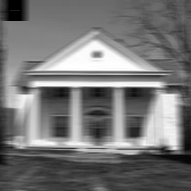
%> input picture Multi_Implementations/Images/house.tif, 191 x 191 px
$ octave Main.m   (GNU Octave 9; MATLAB toolbox functions it lacks are replaced by stand-ins)
%> lines starting %> are read from the running program, lines starting %| are printed output that depends on the picture; in (x1, y1, x2, y2) boxes, pixels count from 0 and x2, y2 are one past the last pixel; in counts of white or black regions, pixels touching at a corner belong together; the program's own positions count from 1
### Multi_Implementations/src/cleanImageMedian.m
function cleanIm = cleanImageMedian(im,radius)
%%  Inputs: im - grayscale image, radius - radius around the pixel [squere] to make the median calculation
%%  Outputs: cleanIm - image that cleaned using median technique
    [r,c] = size(im);
    cleanIm = zeros(r,c);
    for i = 1:r
        for j = 1:c
            isextending = 0; % if isextending == 1 -> there is some exceeding -> put 0 as the pixel value
            kiMore = (i+radius);
            kiLess = (i-radius);
            if le(kiLess,0) || gt(kiMore,r)
                isextending = 1;
                kiMore = r;
                kiLess = 1;
            end
            kjMore = (j+radius);
            kjLess = (j-radius);
            if le(kjLess,0) || gt(kjMore,c)
                isextending = 1;
                kjMore = c;
                kjLess = 1;
            end

            vecX = kiLess:kiMore;
            vecY = kjLess:kjMore;

            if eq(isextending,1)
                cleanIm(i,j) = im(i,j);
            else
                subIm = im(vecX,vecY);
                subIm = subIm(:); % take sub-matrix using radius size from im
                cleanIm(i,j) = median(subIm);
            end
        end
    end
end

### Multi_Implementations/src/Main.m
%Main Script
%Developer: Itay Guy
%-----------------------------------------------START-HOUSE-MOTION-BLURRING-----------------------------------------------
disp("------------------------------------START-SCRIPT----------------------------------------------");
disp('----------------------------------------HOUSE-------------------------------------------------');
house = imread('house.tif');
%> house is the input picture: size 191x191 uint8; min 0, max 255, mean 117.5
[r,c] = size(house);
%> r = 191; c = 191
mask = zeros([r,c]);
gaussian_size = 10;
%gaussian mask -> x axis style -> builder:
mask(1,1:gaussian_size) = 1/gaussian_size; %mask
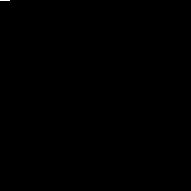
%> mask: size 191x191 double; values 0 (black) and 0.1 (white), 0.03% white in thin lines or dots, all inside (x1, y1, x2, y2) = (0, 0, 10, 1)
fft_mask = fft2(mask);
fft_house = fft2(house);
f = ifft2(fft_house./fft_mask); %inverse method
figure('Name','Image 1: House motion blurring','NumberTitle','off');
subplot(1,2,1);
imshow(uint8(house));
title('Original Image');
subplot(1,2,2);
imshow(uint8(f));
title('Fixed Image');
disp("The image is suffering of motion blurring. as we can see in the left up pixel corner, there is x-axis gaussin filter usage with the real image.");
disp("According inverse filtering -> we can divide the image by [10 pixels with 1/10 value at each cell] the fft2 of this gaussian mask and to get good enought appproximation of the source image.");
pause;
clf;
close all;
%-----------------------------------------------END-HOUSE-MOTION-BLURRING-------------------------------------------
%-----------------------------------------------START-CUPS-RINGGING-------------------------------------------------
disp('---------------------------------------CUPS-------------------------------------------------------------------');
cups = imread('cups.tif');
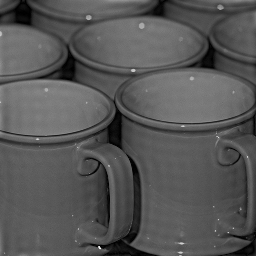
%> input picture Multi_Implementations/Images/cups.tif, 256 x 256 px
%> cups is the input picture: size 256x256 uint8; min 0, max 255, mean 86.5
[r,c] = size(cups);
%> r = 256; c = 256
mask = ones([r,c]);
%rect mask -> builder:
x = 20;
y = 20;
mask((129-x):(129+x),(129-y):(129+y)) = 2; %rect  mask
%> mask: size 256x256 double; values 1 (black) and 2 (white), 2.6% white; 1 white region, box (x1, y1, x2, y2) and area: (108, 108, 149, 149) 1681
fft_cups = fftshift(fft2(cups));
f = ifft2(fftshift(fft_cups.*mask));%save the low frequency in the rect
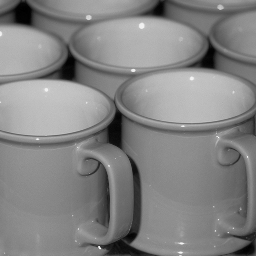
%> f: size 256x256 double; min 8.23, max 326, mean 173.1; drawn with min black and max white
figure('Name','Image 2: Cups ringing','NumberTitle','off');
subplot(1,2,1);
imshow(uint8(cups));
title('Original Image');
subplot(1,2,2);
imshow(uint8(f));
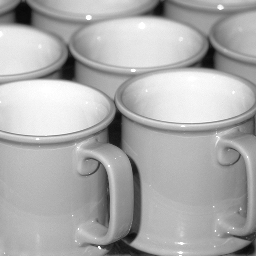
%> displayed picture: size 256x256, on the screen's scale of 0 to 255; min 8, max 255, mean 173
title('Fixed Image');
disp("The image is suffering of ringing artifact. as we know from the lecture -> it could be done using convolution of the source image with sinc function. in addition, there is not decreasing as natural image should be.");
disp("According to convolution theorem and the inverse method -> we can divide the image by the fft2 of sinc function which is the rect mask.");
disp("we would like to fix the rect values so we saw the rect in the power spectrum and measured the size and the placement,");
disp("this datums helped us to define the fit rect mask.");
disp("The rect height got value 2 because of the 'distanct' between of the rect contour value that we can see in the power spectrum to the next value is approximately 2.");
pause;
clf;
close all;
%-----------------------------------------------END-CUPS-RINGGING---------------------------------------------------
%-----------------------------------------------START-UMBRELLA-ECHO-------------------------------------------------
disp('---------------------------------------UMBRELLA---------------------------------------------------------------');
umbrella = imread('umbrella.tif');
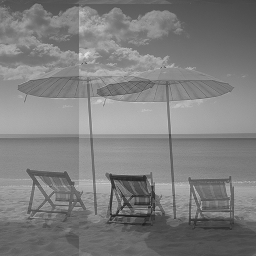
%> input picture Multi_Implementations/Images/umbrella.tif, 256 x 256 px
%> umbrella is the input picture: size 256x256 uint8; min 26, max 229, mean 126.5
[r,c] = size(umbrella);
delta_mask = zeros([r,c]);
%echo mask -> builder -> need sum up to one!:
delta_mask(1,1) = 0.50;
%> delta_mask: size 256x256 double; values 0 (black) and 0.5 (white), 0% white in thin lines or dots, all inside (x1, y1, x2, y2) = (0, 0, 1, 1)
delta_mask(5,80) = 0.50;
%> delta_mask: size 256x256 double; values 0 (black) and 0.5 (white), 0% white in thin lines or dots, all inside (x1, y1, x2, y2) = (0, 0, 80, 5)
fft_mask = fft2(delta_mask);
fft_umbrella = fft2(umbrella);
F = zeros([r,c]);
for i = 1:r
    for j = 1:c
        if fft_mask(i,j) > 0.0000000001 %threshold
            F(i,j) = fft_umbrella(i,j)/fft_mask(i,j); %according to inverse method -> 0 if fft_mask(i,j) == 0 else divide
        end
    end
end
f = ifft2(F);
figure('Name','Image 3: duplicate umbrella','NumberTitle','off');
subplot(1,2,1);
imshow(uint8(umbrella));
title('Original Image');
subplot(1,2,2);
imshow(uint8(f));
title('Fixed Image');
disp("The image is duplicated, due to the lecture we know that there is using with duplication mask [- which is [0.5 0 ... 0 0.5 0 ... 0 ..0]] the first 0.5 is in (1,1) and the other is in (5,80).");
disp("We used inverse filtering to solve the problem.");
pause;
clf;
close all;
%-----------------------------------------------END-UMBRELLA-ECHO---------------------------------------------------
%-----------------------------------------------START-BABY-SALT-AND-PEPPER------------------------------------------
disp('---------------------------------------BABY-------------------------------------------------------------------');
baby_source = imread('baby.tif');
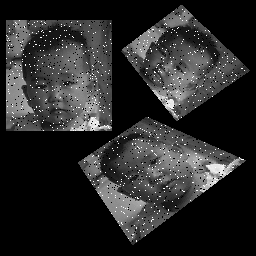
%> input picture Multi_Implementations/Images/baby.tif, 256 x 256 px
%> baby_source is the input picture: size 256x256 uint8; min 0, max 255, mean 41.6
new_baby_bom = cleanImageMedian(baby_source,1);
%> after the loop in cleanImageMedian, `for i = 1:r`:
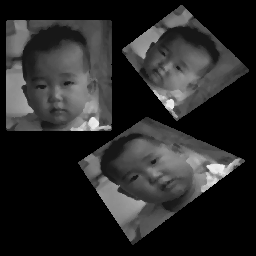
%> cleanIm: size 256x256 double; min 0, max 241, mean 40.3
%> after the loop in cleanImageMedian, `for i = 1:r`: subIm = [0; 0; 0; 0; 0; 0; 0; 0; 0]
%> (the run ends here)
